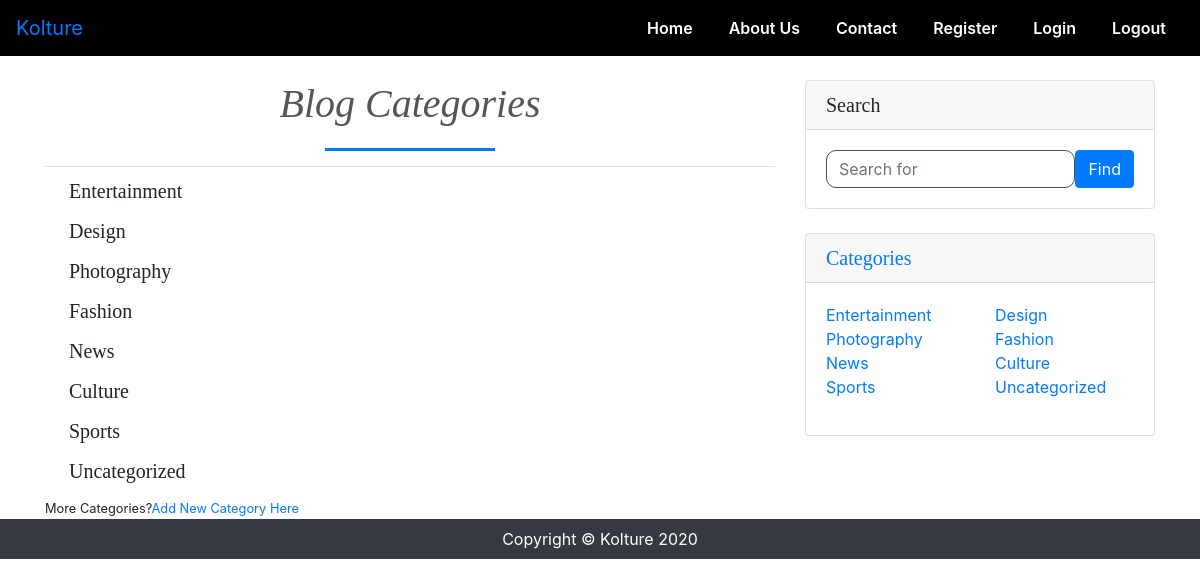
Page /categorylist/ on the committed database.
### blog/models.py (models this page shows, shortened)
class Category(models.Model):
    name = models.CharField(max_length=200)
    def __str__(self):
        return self.name

### blog/views.py (the view)
# urls.py: path('categorylist/', views.CategoryListView, name='category-list'),
def CategoryListView(request):
    cat_menu_list = Category.objects.all()
    template_name= 'blog/category_list.html'
    return render(request, template_name, {'cat_menu_list':cat_menu_list,})

### blog/context_processors.py (called while the page is built)
def posts(request):
    return {
        'all_posts': Post.objects.order_by('created_on'),
    }

### blog/templates/blog/category_list.html
{% extends "blog/base.html" %}
{% block content %}
<div class="col-md-8">
    <h1 class="mt-4 font-italic border-bottom">
        Blog Categories
    </h1>
    {% for item in cat_menu_list %}
    <h5>
        <a class="dropdown-item" href="{% url 'category' item %}">
        {{ item|title }}
        </a>
    </h5>
    {% endfor %}
    <small><span>More Categories?</span><a href="{% url 'add_category' %}">Add New Category Here</a></small>
</div>
{% endblock %}

### blog/templates/blog/base.html (shortened to what this page needs)
{% load static %}
<!DOCTYPE html>
<html lang="en">
<head>
    <link rel="stylesheet" href="{% static 'blog/base.css' %}">
    <link rel="stylesheet" href="https://stackpath.bootstrapcdn.com/bootstrap/4.5.0/css/bootstrap.min.css">
    <link rel="stylesheet" href="https://stackpath.bootstrapcdn.com/font-awesome/4.7.0/css/font-awesome.min.css">
</head>
<body>
  <section id="nav-bar">
    <nav class="navbar navbar-expand-lg navbar-lig">
      <a class="navbar-brand" href="{% url 'kolture' %}">Kolture</a>
      <div class="collapse navbar-collapse" id="navbarSupportedContent">
          <ul class="navbar-nav ml-auto">
            <li class="nav-item active">
              <a class="nav-link" href="{% url 'blog-home' %}">Home</a>
            </li>
            <li class="nav-item">
              <a class="nav-link" href="{% url 'about' %}">About Us</a>
            </li>
            <li class="nav-item">
                <a class="nav-link" href="#">Contact</a>
            </li>
            {% if user.is_authenticated %}
              <li class="nav-item dropdown">
                <a class="nav-link dropdown-toggle" href="#" id="dropdown10" data-toggle="dropdown" aria-haspopup="true" aria-expanded="false" role="button">{{request.user.username}}</a>
                <div class="dropdown-menu" aria-labelledby="dropdown10">
                  {% if user.profile.id %}
                  <a class="dropdown-item" href="{% url 'profile_page' user.profile.id %}">Profile</a>
                  <a class="dropdown-item" href="{% url 'edit_profile_page' user.profile.id %}">Update Profile</a>
                  {% else %}
                  <a class="dropdown-item" href="{% url 'create_profile_page' %}">Create Profile</a>
                  {% endif %}
                  <a class="dropdown-item" href="{% url 'edit_profile' %}">Settings</a>
                </div>
              </li>
              {% else %}
              <li class="nav-item">
                <a class="nav-link" href="{% url 'register' %}">Register</a>
              </li>
              <li class="nav-item">
                <a class="nav-link" href="{% url 'login' %}">Login</a>
              </li>
            {% endif %}
            <li class="nav-item">
              <a class="nav-link" href="{% url 'logout' %}" tabindex="-1" aria-disabled="true">Logout</a>
            </li>
          </ul>
      </div>
    </nav>
  </section>
<div class="container">
<div class="row">
{% block content %}{% endblock content%}
{% block sidebar %}
<div class="col-md-4">
  <div class="card my-4">
    <h5 class="card-header">Search</h5>
    <div class="card-body">
      <form action="{% url 'search' %}" class="input-group d-inline-block" method="get">
        <div class="d-flex">
          <input type="text" class="form-control" placeholder="Search for" name="q" value="{{ request.GET.q }}">
          <button type="submit" class="btn btn-primary" >Find</button>
        </div>
      </form>
    </div>
  </div>
{% block categories_sidebar %}
  <div class="card my-4">
    <a href="{% url 'category-list' %}"><h5 class="card-header">Categories</h5></a>
    <div class="card-body">
      <div class="row">
        {% if cat_menu_list %}
        <div class="col-lg-6">
          <ul class="list-unstyled">
            {% for item in cat_menu_list %}
            {% cycle 'odd' 'even' as state silent %}
            {% if state == 'odd' %}
            <li>
              <a href="{% url 'category' item %}">{{ item|title }}</a>
            </li>
            {% endif %}
            {% endfor %}
          </ul>
        </div>
        {% endif %}
        {% if cat_menu_list %}
        <div class="col-lg-6">
          <ul class="list-unstyled">
            {% for item in cat_menu_list %}
            {% cycle 'odd' 'even' as state silent %}
            {% if state == 'even' %}
            <li>
              <a href="{% url 'category' item %}">{{ item|title }}</a>
            </li>
            {% endif %}
            {% endfor %}
          </ul>
        </div>
        {% endif %}
      </div>
    </div>
  </div>
{% endblock categories_sidebar %}
</div>
{% endblock sidebar %}
</div>
</div>
  <footer class="py-2 bg-dark">
    <div class="container">
      <div class="row">
        <div class="col-12">
          <p class="m-0 text-center text-white">Copyright &copy; Kolture 2020</p>
        </div>
      </div>
    </div>
  </footer>
</body>
</html>

### blog/static/blog/base.css (style rules this page uses)
* { margin: 0; padding: 0; }
h1, h2, h4, h5, h6 { font-family: "Playfair Display", Georgia, "Times New Roman", serif; }
#nav-bar { position: sticky; top: 0; z-index: 10; background-color: yellow; }
.navbar-nav li { padding: 0 10px; }
.navbar-nav li a { float: right; text-align: left; }
.navbar { background: black; }
.nav-link { color: white !important; font-weight: 600; font-size: 16px; }
h1 { text-align: center; color: #555555!important; padding-bottom: 10px; }
h1::after { content: ''; background: #007bff; display: block; height: 3px; width: 170px; margin: 20px auto 5px; }
.form-control { border-radius: 10px !important; border: 1px solid!important; padding: 5px 15px; }

### rows in the picture
Category: name "Entertainment"
Category: name "Design"
Category: name "Photography"
Category: name "Fashion"
Category: name "News"
Category: name "Culture"
Category: name "Sports"
Category: name "Uncategorized"
